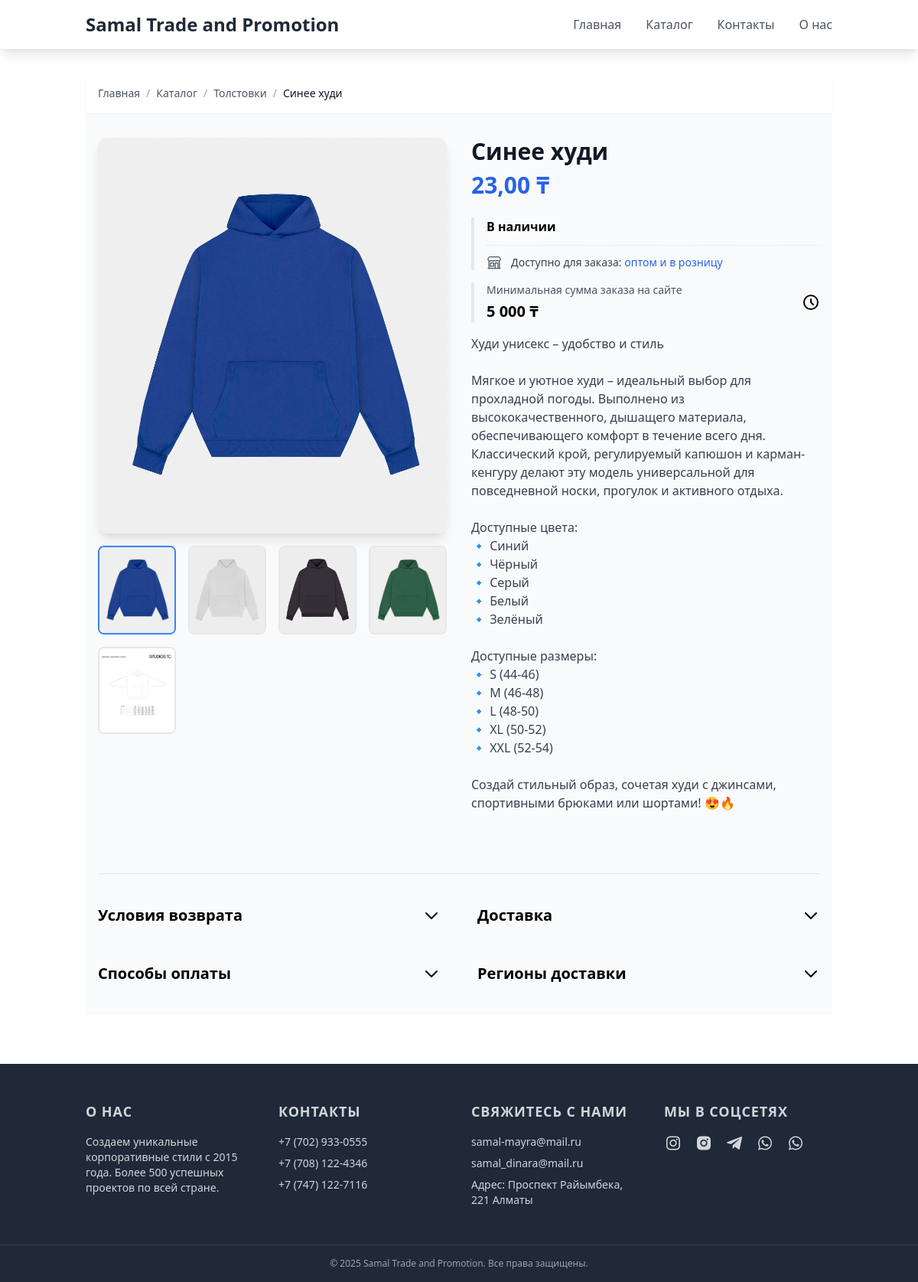
/product/sinee-hudi/, run on the app's committed database.
### samal/models.py (models this page shows, shortened)
class Product(models.Model):
    name = models.CharField(max_length=255, verbose_name='Название')
    slug = models.SlugField(max_length=255, unique=True, verbose_name='URL')
    image = models.ImageField(upload_to='product_images/', blank=True, null=True, verbose_name='Изображение')
    price = models.DecimalField(max_digits=10, decimal_places=2, verbose_name='Цена', blank=True, null=True)
    wholesale_price = models.DecimalField(max_digits=10, decimal_places=2, verbose_name='Оптовая цена', blank=True, null=True)
    UNIT_CHOICES = [
        ('pcs', 'шт.'),
        ('kg', 'кг'),
    ]
    unit = models.CharField(
        max_length=3,
        choices=UNIT_CHOICES,
        default='pcs',
        verbose_name='Единица измерения'
    )
    category = models.ForeignKey(Category, on_delete=models.CASCADE, verbose_name='Категория')
    description = models.TextField(verbose_name='Описание', blank=True)
    created_at = models.DateTimeField(auto_now_add=True, verbose_name='Дата создания')
    updated_at = models.DateTimeField(auto_now=True, verbose_name='Дата обновления')
    AVAILABILITY_CHOICES = [
        ('in_stock', 'В наличии'),
        ('on_order', 'Под заказ'),
    ]
    availability = models.CharField(
        max_length=10,
        choices=AVAILABILITY_CHOICES,
        default='in_stock',
        verbose_name='Наличие'
    )
    expected_delivery = models.CharField(
    max_length=50,
    blank=True,
    verbose_name='Срок поставки'
)
    class Meta:
        verbose_name = 'Продукт'
        verbose_name_plural = 'Продукты'

class Category(models.Model):
    name = models.CharField(max_length=255, verbose_name='Название')
    slug = models.SlugField(max_length=255, unique=True, verbose_name='URL')
    image = models.ImageField(upload_to='category_images/', blank=True, null=True, verbose_name='Изображение')
    class Meta:
        verbose_name = 'Категория'
        verbose_name_plural = 'Категории'

class ProductImage(models.Model):
    product = models.ForeignKey(Product, on_delete=models.CASCADE, verbose_name='Продукт', related_name='product_images')
    image = models.ImageField(upload_to='product_images/', verbose_name='Изображениe продукта')
    class Meta:
        verbose_name = 'Изображение продукта'
        verbose_name_plural = 'Изображения продуктов'

### samal/views.py (the view)
# urls.py: path('product/<slug:slug>/', product_detail, name='product_detail'),
def product_detail(request, slug):
    product = get_object_or_404(Product, slug=slug)
    category = get_object_or_404(Category, slug=product.category.slug)
    product_images = product.product_images.all()
    context = {
        'product': product,
        'category': category,
        'product_images': product_images
    }
    return render(request, 'samal/product_detail.html', context)

### templates/samal/product_detail.html (shortened to what this page needs)
{% extends 'base.html' %}
{% load static %}
{% block content %}
<div class="bg-gray-50">
    <nav class="bg-white shadow-sm">
        <div class="container mx-auto px-4 py-4">
            <ol class="flex items-center space-x-2 text-sm text-gray-600">
                <li class="hover:text-gray-900 transition-colors">
                    <a href="{% url 'home' %}">Главная</a>
                </li>
                <li class="text-gray-400">/</li>
                <li class="hover:text-gray-900 transition-colors">
                    <a href="{% url 'category' %}">Каталог</a>
                </li>
                <li class="text-gray-400">/</li>
                <li class="hover:text-gray-900 transition-colors">
                    <a href="{% url 'category_detail' category.slug %}">{{ product.category.name }}</a>
                </li>
                <li class="text-gray-400">/</li>
                <li class="text-gray-900 truncate max-w-xs">{{ product.name }}</li>
            </ol>
        </div>
    </nav>
    <div class="container mx-auto px-4 py-8">
        <div class="lg:grid lg:grid-cols-2 lg:gap-8 xl:gap-12">
            <div class="mb-8 lg:mb-0">
                <div class="aspect-square bg-white rounded-xl shadow-lg overflow-hidden">
                    <img id="main-image"
                         src="{{ product_images.0.image.url }}"
                         alt="{{ product.name }}"
                         class="w-full h-full object-contain transition-opacity duration-300">
                </div>
                <div class="mt-4 grid grid-cols-4 gap-2 sm:gap-4">
                    {% for image in product_images %}
                    <button onclick="changeMainImage('{{ image.image.url }}')"
                            class="aspect-square border-2 rounded-lg overflow-hidden transition-all hover:border-blue-500 {% if forloop.first %}border-blue-500{% else %}border-gray-200{% endif %}">
                        <img src="{{ image.image.url }}"
                             alt="{{ product.name }}"
                             class="w-full h-full object-cover">
                    </button>
                    {% endfor %}
                </div>
            </div>
            <div>
                <h1 class="text-3xl font-bold text-gray-900 mb-2">{{ product.name }}</h1>
                <div class="flex items-baseline gap-4 mb-6">
                    <span class="text-3xl font-bold text-blue-600">{{ product.price }} ₸</span>
                </div>
                <div class="mb-4 border-l-4 {% if product.availability == 'in_stock' %}border-emerald-200 bg-emerald-50{% else %}border-amber-200 bg-amber-50{% endif %}">
                    <div class="flex items-start gap-4 ">
                        <div class="flex-1">
                            <div class="mb-3">
                                <h3 class="text-base font-semibold {% if product.availability == 'in_stock' %}text-emerald-800{% else %}text-amber-800{% endif %}">
                                    {{ product.get_availability_display }}
                                </h3>
                            </div>
                            <div class="flex items-center gap-3 pt-3 border-t border-dashed {% if product.availability == 'in_stock' %}border-emerald-100{% else %}border-amber-100{% endif %}">
                                <span class="text-sm font-medium text-gray-700">
                                    Доступно для заказа:
                                    <span class="text-blue-600">оптом и в розницу</span>
                                </span>
                            </div>
                        </div>
                    </div>
                </div>
                <div class="mb-4 pl-4 border-l-4 border-orange-200">
                    <div class="flex items-center justify-between">
                        <div>
                            <p class="text-gray-600 text-sm">Минимальная сумма заказа на сайте</p>
                            <p class="text-xl font-bold text-orange-600 mt-1">5 000 ₸</p>
                        </div>
                        <svg class="w-6 h-6 text-orange-500 shrink-0" fill="none" stroke="currentColor" viewBox="0 0 24 24">
                            <path stroke-linecap="round" stroke-linejoin="round" stroke-width="2" d="M12 8v4l3 3m6-3a9 9 0 11-18 0 9 9 0 0118 0z"/>
                        </svg>
                    </div>
                </div>
                <div class="prose max-w-none text-gray-700 mb-8">
                    <div class="space-y-4">
                        {{ product.description|linebreaksbr }}
                    </div>
                </div>
            </div>
        </div>
        <div class="mt-12 pt-8 border-t border-gray-200">
            <div class="grid gap-12 md:grid-cols-2">
                <div class="space-y-8">
                    <section>
                        <button class="flex justify-between items-center w-full group" data-toggle="return-policy">
                            <h2 class="text-xl font-bold">Условия возврата</h2>
                            <svg class="w-6 h-6 transform transition-transform" :class="{ 'rotate-180': isOpen }" fill="none" stroke="currentColor" viewBox="0 0 24 24">
                                <path stroke-linecap="round" stroke-linejoin="round" stroke-width="2" d="M19 9l-7 7-7-7"/>
                            </svg>
                        </button>
                    </section>
                    <section>
                        <button class="flex justify-between items-center w-full group" data-toggle="payment-methods">
                            <h2 class="text-xl font-bold">Способы оплаты</h2>
                            <svg class="w-6 h-6 transform transition-transform" fill="none" stroke="currentColor" viewBox="0 0 24 24">
                                <path stroke-linecap="round" stroke-linejoin="round" stroke-width="2" d="M19 9l-7 7-7-7"/>
                            </svg>
                        </button>
                    </section>
                </div>
                <div class="space-y-8">
                    <section>
                        <button class="flex justify-between items-center w-full group" data-toggle="delivery-info">
                            <h2 class="text-xl font-bold">Доставка</h2>
                            <svg class="w-6 h-6 transform transition-transform" fill="none" stroke="currentColor" viewBox="0 0 24 24">
                                <path stroke-linecap="round" stroke-linejoin="round" stroke-width="2" d="M19 9l-7 7-7-7"/>
                            </svg>
                        </button>
                    </section>
                    <section>
                        <button class="flex justify-between items-center w-full group" data-toggle="delivery-regions">
                            <h2 class="text-xl font-bold">Регионы доставки</h2>
                            <svg class="w-6 h-6 transform transition-transform" fill="none" stroke="currentColor" viewBox="0 0 24 24">
                                <path stroke-linecap="round" stroke-linejoin="round" stroke-width="2" d="M19 9l-7 7-7-7"/>
                            </svg>
                        </button>
                    </section>
                </div>
            </div>
        </div>
    </div>
</div>
{% endblock %}

### templates/base.html (style rules this page uses)
body { @apply bg-gray-100; }

### templates/samal/product_detail.html (style rules this page uses)
[data-toggle] { transition: background-color 0.2s; padding: 0.5rem 0; }
[data-toggle] svg { transition: transform 0.3s ease; }

### data on the page
Product: category.name "Толстовки", name "Синее худи", id.image (picture), price "23,00", availability "В наличии", description "Худи унисекс – удобство и стиль Мягкое и уютное худи – идеальный выбор для прохладной погоды. Выполнено из высококачественного, дышащего материала, обеспечивающего комфорт в течение всего дня. Классический крой, регулируемый капюшон и карман-кенгуру делают эту модель универсальной для повседневной носки, прогулок и активного отдыха. Доступные цвета: 🔹 Синий 🔹 Чёрный 🔹 Серый 🔹 Белый 🔹 Зелёный Доступные размеры: 🔹 S (44-46) 🔹 M (46-48) 🔹 L (48-50) 🔹 XL (50-52) 🔹 XXL (52-54) Создай стильный образ, сочетая худи с джинсами, спортивными брюками или шортами! 😍🔥"
ProductImage: image (picture)
ProductImage: image (picture)
ProductImage: image (picture)
ProductImage: image (picture)
ProductImage: image (picture)
